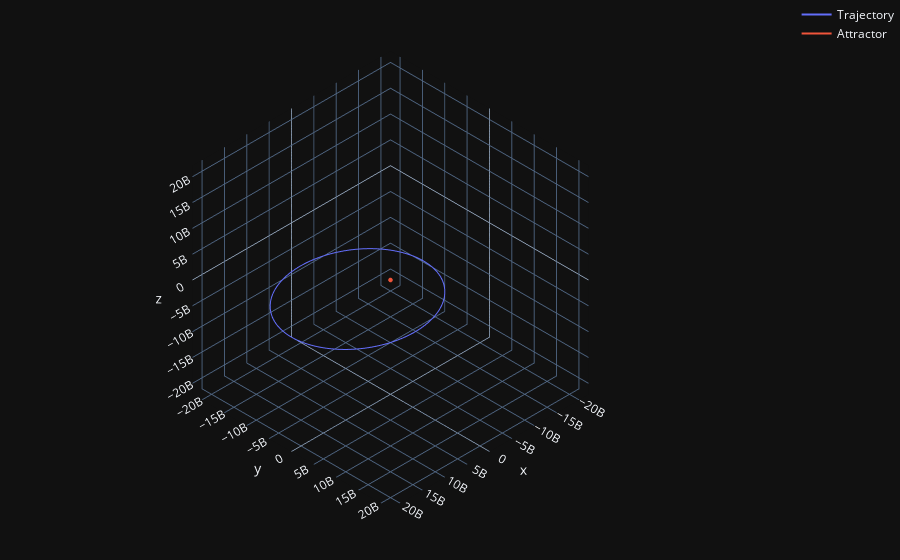

Here is the notebook cell this chart was saved with:
### Code cell
import plotly.graph_objs as go
import numpy as np 

Scale = 1/5e15

x = np.array(X) * Scale
y = np.array(Y) * Scale
z = np.zeros(len(X)-4)

N = max(max(x),max(y))

fig = go.Figure(data=[go.Scatter3d(x=x, y=y,z=z, mode='lines', name='Trajectory'), go.Scatter3d(x=a.flatten(), y=b.flatten(),z=c.flatten(), mode='lines', name='Attractor')])

fig.update_layout(
        title = dict(text="TITLE"), 
        template= "plotly_dark", 
        margin=dict(l=0, r=0, b=0, t=0), 
        scene=dict(camera=dict(eye=dict(x=1.25, y=1.25, z=1.25)), #the default values are 1.25, 1.25, 1.25
        xaxis=dict(range=[-N,N]),
        yaxis=dict(range=[-N,N]),
        zaxis=dict(range=[-N,N]),
        aspectmode='cube', #this string can be 'data', 'cube', 'auto', 'manual'
        #a custom aspectratio is defined as follows:
        #aspectratio=dict(x=1, y=1, z=1)
                ))

fig.layout.scene.camera.projection.type = "orthographic"
fig.show()

### Figure 1 — Plotly figure (JSON) as saved in the notebook; plotly's stock layout.template omitted (floating-point values rounded to 4 significant figures; data arrays with more than 128 entries replaced by an {"elided": "..."} marker saying what was removed)
{"data": [{"mode": "lines", "name": "Trajectory", "type": "scatter3d", "x": {"elided": "999 float values"}, "y": {"elided": "999 float values"}, "z": {"elided": "995 int values"}}, {"mode": "lines", "name": "Attractor", "type": "scatter3d", "x": {"elided": "2500 float values"}, "y": {"elided": "2500 float values"}, "z": {"elided": "2500 float values"}}], "layout": {"margin": {"b": 0, "l": 0, "r": 0, "t": 0}, "scene": {"aspectmode": "cube", "camera": {"eye": {"x": 1.25, "y": 1.25, "z": 1.25}, "projection": {"type": "orthographic"}}, "xaxis": {"range": [-22130000000.0, 22130000000.0]}, "yaxis": {"range": [-22130000000.0, 22130000000.0]}, "zaxis": {"range": [-22130000000.0, 22130000000.0]}}, "title": {"text": "TITLE"}}}
